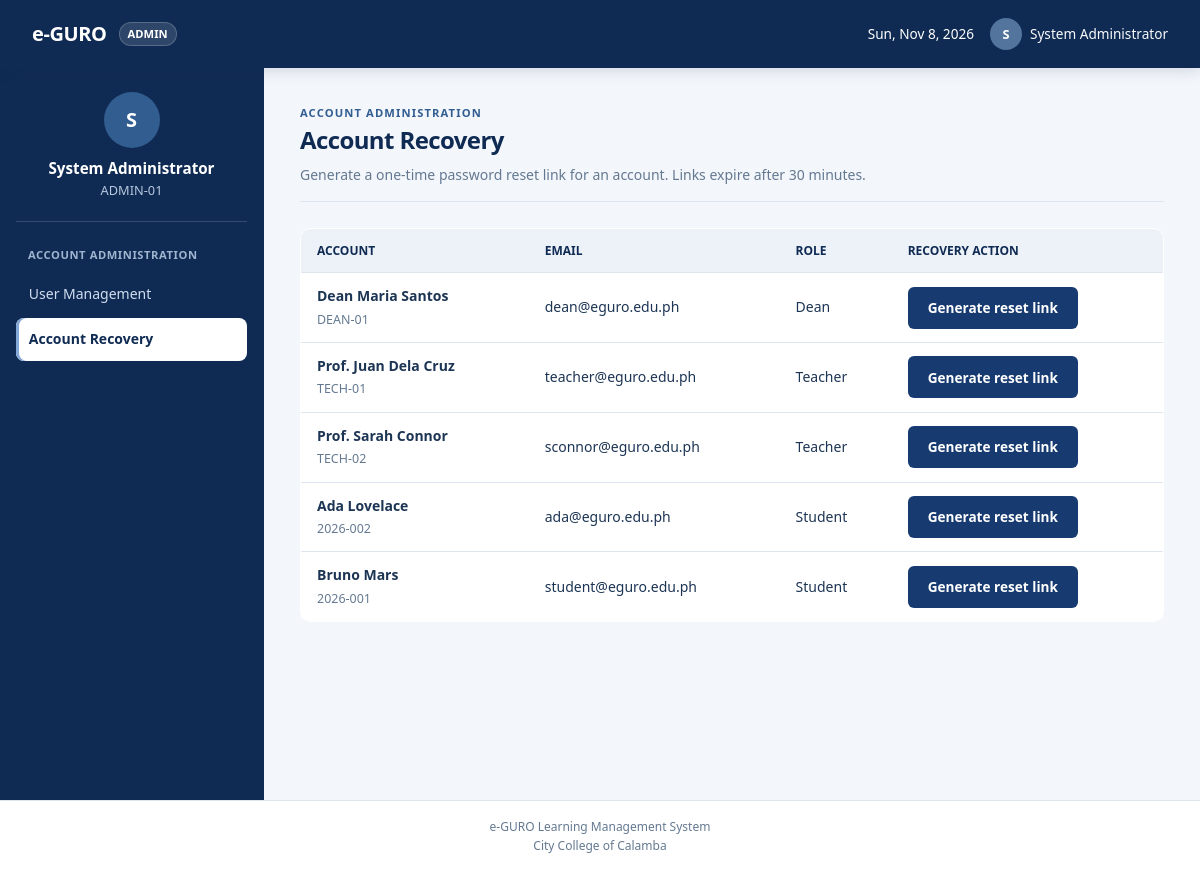
The page /admin/recover_accounts.php (signed in) on the database its author committed.
### tables this page shows
CREATE TABLE IF NOT EXISTS `users` (
    `id` INT AUTO_INCREMENT PRIMARY KEY,
    `user_code` VARCHAR(50) NOT NULL UNIQUE,
    `full_name` VARCHAR(150) NOT NULL,
    `email` VARCHAR(150) NOT NULL UNIQUE,
    `password` VARCHAR(255) NOT NULL,
    `role` ENUM('admin', 'dean', 'teacher', 'student') NOT NULL,
    `created_at` DATETIME DEFAULT CURRENT_TIMESTAMP
);

### includes/functions.php (called while the page is built, shortened)
<?php
function e($value): string
{
    return htmlspecialchars((string) $value, ENT_QUOTES, 'UTF-8');
}

### admin/recover_accounts.php (the view, shortened to what this page needs)
<?php
require_once __DIR__ . '/../includes/functions.php';
$user = require_role('admin');
$pdo = Database::connect();
$stmt = $pdo->prepare(
    'SELECT id, user_code, full_name, email, role
     FROM users
     WHERE id <> ?
     ORDER BY role, full_name'
);
$stmt->execute([$user['id']]);
$accounts = $stmt->fetchAll();
include __DIR__ . '/../includes/header.php';
include __DIR__ . '/../includes/sidebar.php';
?>
<main class="main-content">
    <div class="page-header">
        <p class="eyebrow">ACCOUNT ADMINISTRATION</p>
        <h2>Account Recovery</h2>
        <p>Generate a one-time password reset link for an account. Links expire after 30 minutes.</p>
    </div>
    <section class="account-recovery-list" aria-label="Accounts">
        <div class="table-responsive">
            <table class="data-table">
                <thead><tr><th>Account</th><th>Email</th><th>Role</th><th>Recovery action</th></tr></thead>
                <tbody>
                <?php foreach ($accounts as $account): ?>
                    <tr>
                        <td><strong><?= e($account['full_name']) ?></strong><br><span class="muted"><?= e($account['user_code']) ?></span></td>
                        <td><?= e($account['email']) ?></td>
                        <td><?= e(ucfirst($account['role'])) ?></td>
                        <td>
                            <form method="post" action="../actions/account_recovery_action.php">
                                <button class="btn btn-outline btn-sm" type="submit">Generate reset link</button>
                            </form>
                        </td>
                    </tr>
                <?php endforeach; ?>
                </tbody>
            </table>
        </div>
    </section>
</main>
<?php include __DIR__ . '/../includes/footer.php'; ?>

### assets/css/style.css (style rules this page uses)
:root { --primary: #173b70; --primary-hover: #102b53; --primary-light: #eaf1fa; --secondary: #102b53; --accent: #315d91; --bg-main: #f3f6fb; --bg-surface: #ffffff; --border: #dce5f0; --text-main: #1d3554; --text-muted: #647991; --shadow-sm: 0 2px 8px rgba(16, 43, 83, 0.05); --shadow-md: 0 8px 24px rgba(16, 43, 83, 0.1); --radius: 12px; }
* { box-sizing: border-box; margin: 0; padding: 0; }
body { font-family: system-ui, -apple-system, sans-serif; background: var(--bg-main); color: var(--text-main); line-height: 1.5; }
main.main-content, .main-content { flex: 1; padding: 1.5rem 2rem; min-width: 0; }
.page-header { margin-bottom: 1.5rem; padding-bottom: 0.75rem; border-bottom: 1px solid var(--border); }
.page-header h2 { font-size: 1.5rem; font-weight: 700; color: var(--secondary); }
.page-header p { font-size: 0.875rem; color: var(--text-muted); margin-top: 0.25rem; }
.btn { display: inline-block; padding: 0.5rem 1rem; border: 0; border-radius: 6px; background: var(--primary); color: #fff; font: inherit; font-size: 0.85rem; font-weight: 600; text-decoration: none; cursor: pointer; }
.btn-sm { padding: 0.3rem 0.65rem; font-size: 0.75rem; }
.table-responsive { width: 100%; margin: 1rem 0 1.5rem; overflow-x: auto; }
.data-table { width: 100%; border-collapse: collapse; background: var(--bg-surface); border: 1px solid var(--border); border-radius: var(--radius); overflow: hidden; }
.data-table th { background: #f1f5f9; color: var(--secondary); font-size: 0.75rem; font-weight: 700; text-transform: uppercase; padding: 0.75rem 1rem; text-align: left; }
.data-table td { padding: 0.75rem 1rem; border-top: 1px solid var(--border); font-size: 0.875rem; color: var(--text-main); }
button[type="submit"] { display: inline-block; padding: 0.5rem 1.25rem; background: var(--primary); color: #fff; border: none; border-radius: 6px; font-size: 0.85rem; font-weight: 600; cursor: pointer; transition: background 0.15s; }
.main-content h2 { font-size: 1.4rem; font-weight: 700; color: var(--secondary); margin-bottom: 1rem; }
body { line-height: 1.6; }
main.main-content, .main-content { padding: 2rem clamp(1.25rem, 3vw, 2.75rem); }
.page-header { margin-bottom: 1.6rem; padding-bottom: 1rem; }
.page-header h2 { margin-bottom: 0.25rem; font-size: clamp(1.5rem, 2vw, 1.9rem); letter-spacing: -0.025em; }
.page-header p { line-height: 1.55; }
.eyebrow { color: var(--accent) !important; font-size: 0.7rem !important; font-weight: 750; letter-spacing: 0.1em; }
.data-table { border-radius: 10px; }
.data-table th { background: #edf2f8; }
.btn { min-height: 42px; padding: 0.6rem 1rem; border-radius: 8px; background: var(--primary); }
.table-responsive { border-radius: 10px; }
.muted { color: var(--text-muted); font-size: 0.78rem; font-weight: 400; }
.btn-outline { color: var(--primary); background: #fff; border: 1px solid #b8c8dd; }

### rows shown on the page
users: full_name "Dean Maria Santos", user_code "DEAN-01", email "dean@eguro.edu.ph", role "Dean"
users: full_name "Prof. Juan Dela Cruz", user_code "TECH-01", email "teacher@eguro.edu.ph", role "Teacher"
users: full_name "Prof. Sarah Connor", user_code "TECH-02", email "sconnor@eguro.edu.ph", role "Teacher"
users: full_name "Ada Lovelace", user_code "2026-002", email "ada@eguro.edu.ph", role "Student"
users: full_name "Bruno Mars", user_code "2026-001", email "student@eguro.edu.ph", role "Student"

### other values the page prints
$user['role'] "ADMIN"
$avatarInitial "S"
$user['name'] "System Administrator"
$user['student_id'] "ADMIN-01"
$sectionTitle "ACCOUNT ADMINISTRATION"
$label "User Management"
$label "Account Recovery"
